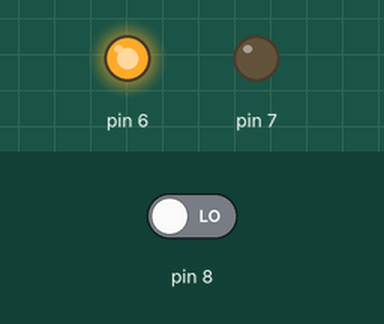
A sketch run on a simulated Arduino Uno, built with avr-gcc and run on an emulated ATmega328P. Shown: output pins drawn as LEDs (lit = HIGH). The inputs (shaded band) are chosen by the test bench; at power-on: pin 8 LOW.

Above: at 1.2 s.
1.3 s: pin 8 driven HIGH
At 2.5 s:
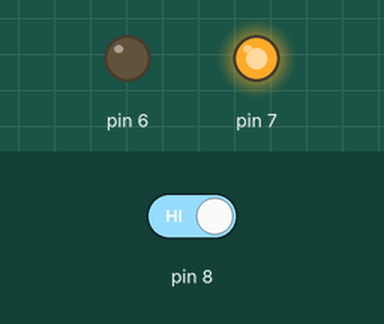
2.8 s: pin 8 driven LOW
At 4.2 s:
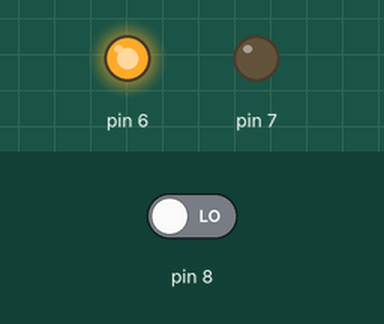
Timing chart, 0 to 5.8 s (numbered marks = the images above; inputs shaded):
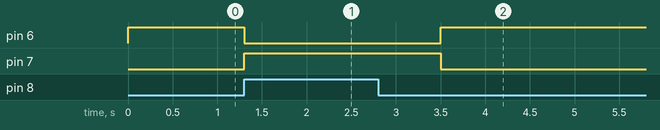

The sketch:

PIR.ino
```cpp
int mov = 0;

void setup() {
  pinMode(8, INPUT);
  pinMode(6, OUTPUT);
  pinMode(7, OUTPUT);
  Serial.begin(9600);
}

void loop() {
  digitalWrite(6, HIGH);
  digitalWrite(7, LOW);
  mov = digitalRead(8);
  if(mov == HIGH){
    digitalWrite(6, LOW);
    digitalWrite(7, HIGH);
    delay(1000);
  } else{
    digitalWrite(6, HIGH);
    digitalWrite(7, LOW);
  }
  delay(100);
}
```

Measured:
- after the input at 1.3 s, pin 6: HIGH → LOW at once; pin 7: LOW → HIGH at once
- after the input at 2.8 s, pin 6: LOW → HIGH after 0.70 s; pin 7: HIGH → LOW after 0.70 s
